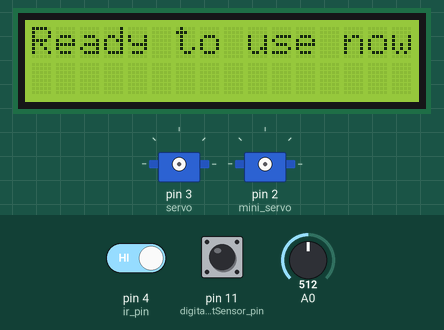
Simulated run of this sketch. Board: Arduino Uno, built with avr-gcc and run on an emulated ATmega328P. Parts: 16×2 character LCD, 2 × servo. The test bench sets the inputs (shaded band); at power-on: pin 4 (ir_pin) HIGH, pin 11 (digital_wetSensor_pin) HIGH, A0 = 512. What the sketch prints to the serial monitor is not drawn.

Above: at 1.1 s.
At 5.2 s:
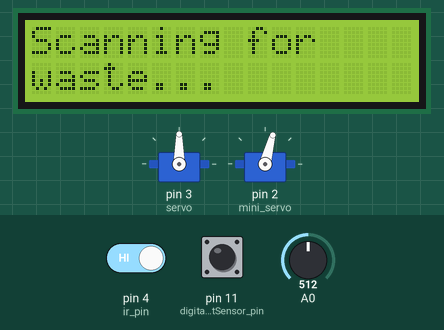
5.3 s: pin 4 (ir_pin) driven LOW
At 8.2 s:
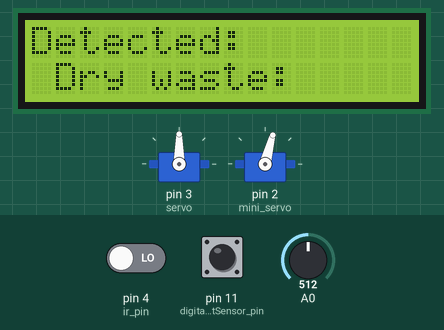
8.3 s: pin 11 (digital_wetSensor_pin) driven LOW
11.3 s: pin 11 (digital_wetSensor_pin) driven HIGH
At 13.9 s:
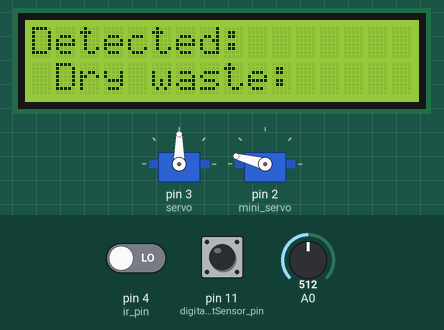
14.3 s: pin 11 (digital_wetSensor_pin) driven LOW
At 16.8 s:
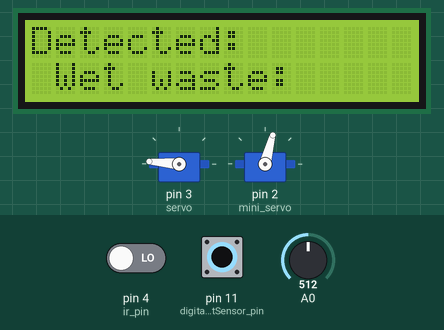
17.3 s: pin 4 (ir_pin) driven HIGH
20.3 s: pin 11 (digital_wetSensor_pin) pulsed HIGH 2 times (0.12 s each, 0.3 s apart)
Timing chart, 0 to 23.3 s (numbered marks = the images above; inputs shaded):
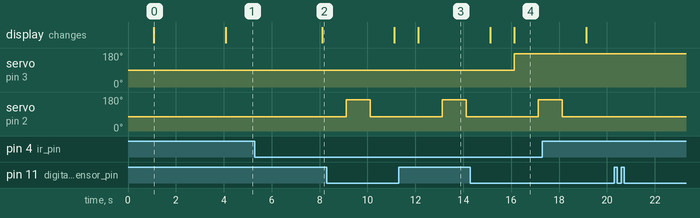

The sketch:

Arduino_sketch.ino
```cpp
#include <Servo.h>
#include <LiquidCrystal.h>
/* LCD pin configuration */
LiquidCrystal lcd(10,9,5,6,7,8); // LCD pins

/* IR sensor  pin configuration */
int ir_pin = 4 ;
/* Raindrop sensor  pin configuration */
int digital_wetSensor_pin = 11;
/* Servo varaibles for the two servos used */
Servo servo,mini_servo;
/* Variable (pos1) = servo */
int pos1 = 90;
/* Variable (pos1) = mini_servo */
int pos2 = 75;
/* Time interval of IR sensor read INPUT signal */
const unsigned long eventInterval = 4000;
/* Time interval of Raindrop sensor read INPUT signal */
const unsigned long eventInterval_1 = 300;

unsigned long previousTime = 0 ;
unsigned long previousTime_1 = 0 ;
int ir_sense = 2;
int wet_sense = 2;


void setup() {
  pinMode (ir_pin, INPUT); // sensor pin INPUT
  pinMode(digital_wetSensor_pin, INPUT); // Raindrop sesnor pin INPUT

  Serial.begin(9600); // Serial monitor begin
  lcd.begin (16,2);  // LCD initialisation
  lcd.setCursor(0,0); // lCD set cursor to 0 column 0 row
  lcd.print("Getting ready"); // Print "Getting ready"
  servo.write(90);  // postion the servo to 90 degrees
  mini_servo.write(75);// postion mini_server to the postiion 75 degrees
  delay(1000);
  lcd.clear(); // clear lcd
  lcd.setCursor(0,0);
  lcd.print("Ready to use now");// print ready to use
  delay(3000); // dealy 3 seconds


}

void loop() {

  unsigned long currentMillis = millis();

  int statusSensor = digitalRead (ir_pin);
  int wet_sensor = analogRead(A0);
  int d_wet_sensor = digitalRead(digital_wetSensor_pin);
  servo.attach(3, 500, 2500);
  mini_servo.attach(2, 500, 2500);

  lcd.clear();
  lcd.setCursor(0,0);
  lcd.print("Scanning for ");
  lcd.setCursor(0,1);
  lcd.print("waste...");


/* TIMED event = IR sensor */
if(currentMillis - previousTime >= eventInterval){
  Serial.print("statusSensor: ");
  Serial.println(statusSensor);
  if (statusSensor == 0 ){
    ir_sense = 1;
  }else{
    ir_sense = 2;
  }
  previousTime = currentMillis;
}

/* TIMED event = Raindrop sensor */
if(currentMillis - previousTime >= eventInterval_1){
  Serial.print("\nWetSensor: ");
  Serial.println(d_wet_sensor);
  if (d_wet_sensor == LOW){
      Serial.print("Wet detected");
      wet_sense = 1;
      //ir_sense = 1;
  }else {
    //if (d_wet_sensor == HIGH){
      //Serial.print("DRY detected");
      wet_sense = 0;
      //ir_sense = 1;
  }
  previousTime_1 = currentMillis;
}

/* Check for IR sensor and Raindrop sensor INPUT for Wet wate detection
and perfom the action */
if (ir_sense == 1 && wet_sense == 1 ){
        Serial.print ("WET DETECTED");
        lcd.clear();
        lcd.setCursor(0,0);
        lcd.print("Detected:");
        lcd.setCursor(1,8);
        lcd.print("Wet waste:");
        servo.write(175);
        delay(1000);
        mini_servo.write(165);
        delay(1000);
        mini_servo.write(75);
        ir_sense = 2;
        wet_sense = 2;
        delay(1000);
}
/* Check for IR sensor and Raindrop sensor INPUT for Dry wate detection
andperfom the action */
if (ir_sense == 1 && wet_sense == 0 ){
        Serial.print ("DRY DETECTED");
        lcd.clear();
        lcd.setCursor(0,0);
        lcd.print("Detected:");
        lcd.setCursor(1,8);
        lcd.print("Dry waste:");
        servo.write(90);
        delay(1000);
        mini_servo.write(165);
        delay(1000);
        mini_servo.write(75);
        ir_sense = 2;
        wet_sense = 2;
        delay(1000);
}
}
```

Measured:
- after the input at 5.3 s, the display: changes after 2.8 s (image 2)
- after the input at 11.3 s, servo on pin 3 (servo): stays 90° (without the input it goes to 175° after 0.83 s); the display: changes after 0.82 s (image 3)
- after the input at 14.3 s, servo on pin 3 (servo): 90° → 175° after 1.8 s; the display: first differs from a run without the input after 1.8 s (image 4)
- after the input at 20.3 s, every drawn part: stays the same
- what the display in image 0 shows lasts 3.0 s, from 1.1 s to 4.1 s
